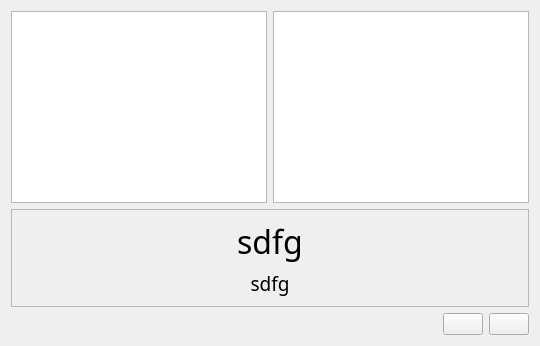
          <widget class="QWidget" name="tab">
           <attribute name="title">
            <string>Match the Words</string>
           </attribute>
           <layout class="QGridLayout" name="gridLayout_16">
            <item row="0" column="0">
             <layout class="QVBoxLayout" name="verticalLayout_2">
              <item>
               <layout class="QHBoxLayout" name="horizontalLayout">
                <item>
                 <widget class="QListWidget" name="listsecond">
                  <property name="font">
                   <font>
                    <family>Arial AMU</family>
                    <pointsize>22</pointsize>
                   </font>
                  </property>
                  <property name="cursor" stdset="0">
                   <cursorShape>PointingHandCursor</cursorShape>
                  </property>
                  <property name="autoFillBackground">
                   <bool>true</bool>
                  </property>
                  <property name="textElideMode">
                   <enum>Qt::ElideMiddle</enum>
                  </property>
                  <property name="isWrapping" stdset="0">
                   <bool>false</bool>
                  </property>
                  <property name="uniformItemSizes">
                   <bool>false</bool>
                  </property>
                  <property name="wordWrap">
                   <bool>false</bool>
                  </property>
                  <property name="selectionRectVisible">
                   <bool>false</bool>
                  </property>
                 </widget>
                </item>
                <item>
                 <widget class="QListWidget" name="listfirst">
                  <property name="font">
                   <font>
                    <family>Arial AMU</family>
                    <pointsize>22</pointsize>
                   </font>
                  </property>
                  <property name="cursor" stdset="0">
                   <cursorShape>PointingHandCursor</cursorShape>
                  </property>
                 </widget>
                </item>
               </layout>
              </item>
             </layout>
            </item>
            <item row="1" column="0">
             <widget class="QFrame" name="frame_2">
              <property name="frameShape">
               <enum>QFrame::StyledPanel</enum>
              </property>
              <property name="frameShadow">
               <enum>QFrame::Raised</enum>
              </property>
              <layout class="QGridLayout" name="gridLayout_6">
               <item row="1" column="0">
                <widget class="QLabel" name="label_6">
                 <property name="font">
                  <font>
                   <family>Arial AMU</family>
                   <pointsize>14</pointsize>
                  </font>
                 </property>
                 <property name="text">
                  <string>sdfg</string>
                 </property>
                 <property name="alignment">
                  <set>Qt::AlignCenter</set>
                 </property>
                </widget>
               </item>
               <item row="0" column="0">
                <widget class="QLabel" name="label_3">
                 <property name="font">
                  <font>
                   <family>Arial AMU</family>
                   <pointsize>24</pointsize>
                  </font>
                 </property>
                 <property name="text">
                  <string>sdfg</string>
                 </property>
                 <property name="alignment">
                  <set>Qt::AlignCenter</set>
                 </property>
                </widget>
               </item>
              </layout>
             </widget>
            </item>
            <item row="2" column="0">
             <layout class="QHBoxLayout" name="horizontalLayout_4">
              <item>
               <spacer name="horizontalSpacer_7">
                <property name="orientation">
                 <enum>Qt::Horizontal</enum>
                </property>
                <property name="sizeHint" stdset="0">
                 <size>
                  <width>40</width>
                  <height>20</height>
                 </size>
                </property>
               </spacer>
              </item>
              <item>
               <widget class="QPushButton" name="Much_voice_on">
                <property name="text">
                 <string/>
                </property>
                <property name="icon">
                 <iconset resource="resurce.qrc">
                  <normaloff>:/images/sound.png</normaloff>:/images/sound.png</iconset>
                </property>
               </widget>
              </item>
              <item>
               <widget class="QPushButton" name="much_voice_of">
                <property name="text">
                 <string/>
                </property>
                <property name="icon">
                 <iconset resource="resurce.qrc">
                  <normaloff>:/images/speaker.ico</normaloff>:/images/speaker.ico</iconset>
                </property>
               </widget>
              </item>
             </layout>
            </item>
           </layout>
          </widget>
